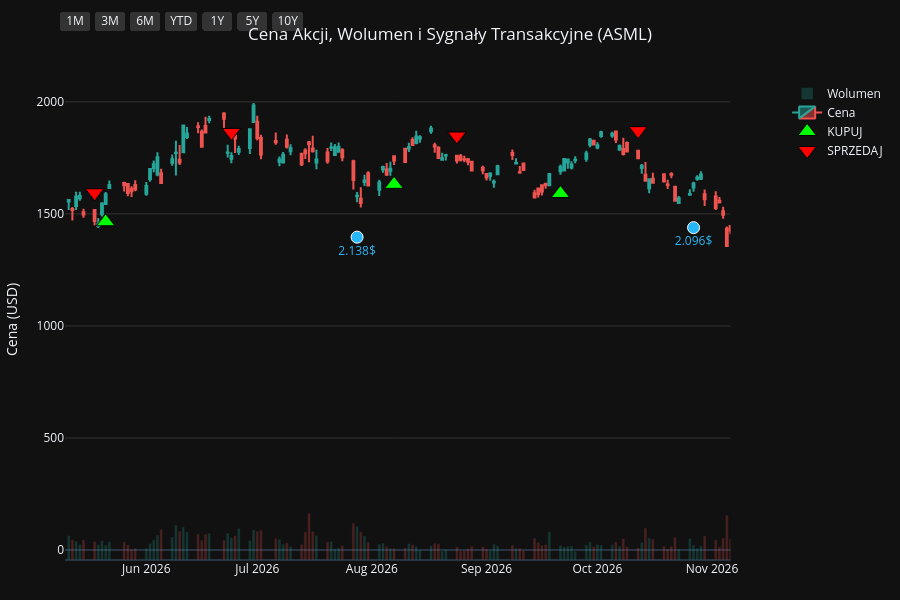
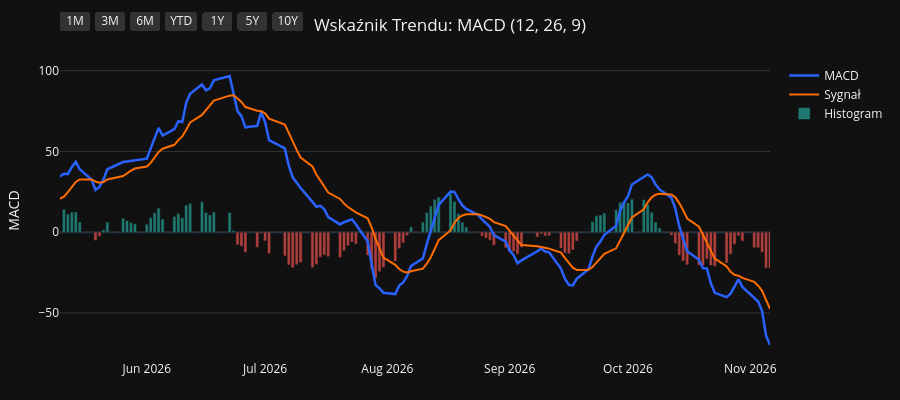
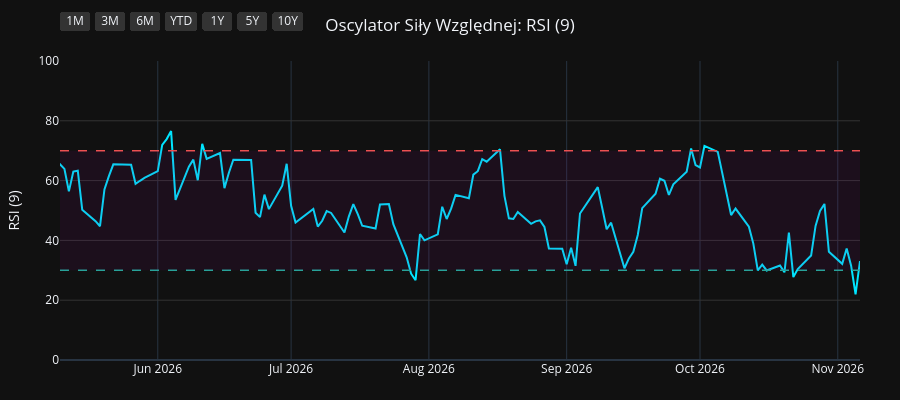
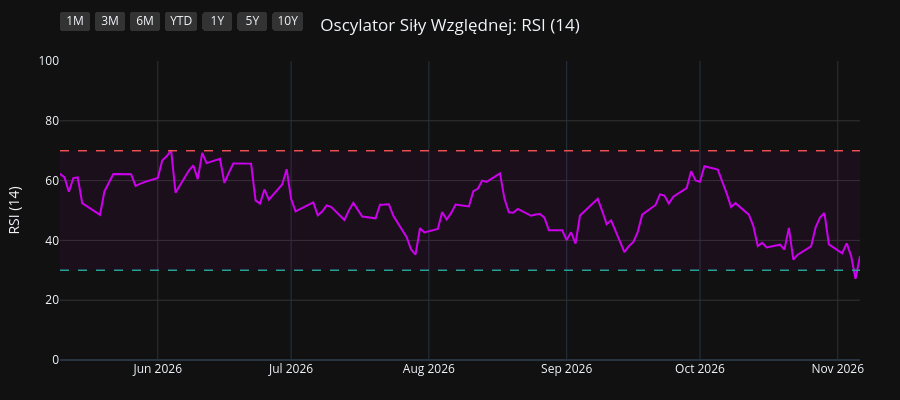

Notebook code for these charts, in order:
### Code cell
import os
import yfinance as yf
import pandas as pd
import pandas_ta as ta
import plotly.graph_objects as go
from plotly.subplots import make_subplots

# 1. Pobranie i przygotowanie danych
symbol = os.environ.get("STOCK_TICKER", "").strip().upper()
if not symbol:
    raise RuntimeError("Set STOCK_TICKER before running price_extractor.ipynb")
df = yf.Ticker(symbol).history(period="10y")
df.index = df.index.tz_localize(None)

# Wskaźniki i sygnały
df.ta.macd(fast=12, slow=26, signal=9, append=True)
df.ta.rsi(length=9, append=True)
df.ta.rsi(length=14, append=True)
df.ta.rsi(length=21, append=True)
df.dropna(inplace=True)

macd = df['MACD_12_26_9']
signal = df['MACDs_12_26_9']
wczorajszy_macd = macd.shift(1)
wczorajszy_signal = signal.shift(1)

df['Decyzja'] = 'BRAK'
df.loc[(macd > signal) & (wczorajszy_macd <= wczorajszy_signal), 'Decyzja'] = 'KUPUJ'
df.loc[(macd < signal) & (wczorajszy_macd >= wczorajszy_signal), 'Decyzja'] = 'SPRZEDAJ'

df_kupuj = df[df['Decyzja'] == 'KUPUJ']
df_sprzedaj = df[df['Decyzja'] == 'SPRZEDAJ']
df_dywidendy = df[df['Dividends'] > 0]
df_splity = df[df['Stock Splits'] > 0]

# Wspólna konfiguracja osi X
konfiguracja_osi_x = dict(
    type="date",
    showspikes=True, spikemode="across", spikesnap="cursor", spikedash="dot", spikecolor="#ffffff", spikethickness=1, hoverformat="%Y-%m-%d",
    rangeselector=dict(
        buttons=list([
            dict(count=1, label="1M", step="month", stepmode="backward"),
            dict(count=3, label="3M", step="month", stepmode="backward"),
            dict(count=6, label="6M", step="month", stepmode="backward"),
            dict(count=1, label="YTD", step="year", stepmode="todate"),
            dict(count=1, label="1Y", step="year", stepmode="backward"),
            dict(count=5, label="5Y", step="year", stepmode="backward"),
            dict(step="all", label="10Y")
        ]),
        bgcolor="#333333", activecolor="#2962ff", x=0, y=1.1
    )
)

# ==========================================
# WYKRES 1: CENA + WOLUMEN + SYGNAŁY
# ==========================================
fig1 = make_subplots(specs=[[{"secondary_y": True}]])

kolory_wolumenu = ['#26a69a' if row['Close'] >= row['Open'] else '#ef5350' for index, row in df.iterrows()]
fig1.add_trace(go.Bar(x=df.index, y=df['Volume'], marker_color=kolory_wolumenu, opacity=0.25, name='Wolumen'), secondary_y=True)
fig1.add_trace(go.Candlestick(x=df.index, open=df['Open'], high=df['High'], low=df['Low'], close=df['Close'], name='Cena', increasing_line_color='#26a69a', decreasing_line_color='#ef5350'), secondary_y=False)
fig1.add_trace(go.Scatter(x=df_kupuj.index, y=df_kupuj['Low'] * 0.95, customdata=df_kupuj[['Low', 'High']], mode='markers', marker=dict(symbol='triangle-up', size=16, color='#00ff00', line=dict(width=1, color='black')), name='KUPUJ', hovertemplate='KUPUJ<br>Najniższa: %{customdata[0]:.2f}<br>Najwyższa: %{customdata[1]:.2f}<extra></extra>'), secondary_y=False)
fig1.add_trace(go.Scatter(x=df_sprzedaj.index, y=df_sprzedaj['High'] * 1.05, customdata=df_sprzedaj[['Low', 'High']], mode='markers', marker=dict(symbol='triangle-down', size=16, color='#ff0000', line=dict(width=1, color='black')), name='SPRZEDAJ', hovertemplate='SPRZEDAJ<br>Najniższa: %{customdata[0]:.2f}<br>Najwyższa: %{customdata[1]:.2f}<extra></extra>'), secondary_y=False)

if not df_dywidendy.empty:
    fig1.add_trace(go.Scatter(x=df_dywidendy.index, y=df_dywidendy['Low'] * 0.90, mode='markers+text', marker=dict(symbol='circle', size=12, color='#29b6f6', line=dict(width=1, color='white')), text=df_dywidendy['Dividends'].apply(lambda x: f"{x}$"), textposition="bottom center", name='Dywidenda', showlegend=False, hovertemplate='Dywidenda: %{text}<extra></extra>', textfont=dict(color="#29b6f6")), secondary_y=False)
if not df_splity.empty:
                    fig1.add_trace(go.Scatter(x=df_splity.index, y=df_splity['High'], mode='markers+text', marker=dict(symbol='star', size=16, color='#ffee58', line=dict(width=1, color='black')), text=df_splity['Stock Splits'].apply(lambda x: f"{x:g}:1" if x >= 1 else f"1:{1 / x:g}"), textposition="top center", name='Split', hovertemplate='%{text}<extra></extra>', textfont=dict(color="#ffee58")), secondary_y=False)

fig1.update_layout(title=dict(text=f"Cena Akcji, Wolumen i Sygnały Transakcyjne ({symbol})", x=0.5, xanchor='center'), dragmode='pan', xaxis_rangeslider_visible=False, template='plotly_dark', height=600, hovermode='x unified', margin=dict(l=60, r=40, t=60, b=40))
fig1.update_xaxes(**konfiguracja_osi_x)
fig1.update_xaxes(range=[df.index.max() - pd.Timedelta(days=180), df.index.max()])
fig1.update_yaxes(title_text="Cena (USD)", secondary_y=False, gridcolor='#333333')
fig1.update_yaxes(range=[0, df['Volume'].max() * 4], showgrid=False, showticklabels=False, secondary_y=True)
fig1.show(config={'scrollZoom': True})

# ==========================================
# WYKRES 2: WSKAŹNIK MACD
# ==========================================
fig2 = go.Figure()
fig2.add_trace(go.Scatter(x=df.index, y=df['MACD_12_26_9'], line=dict(color='#2962ff', width=2.5), name='MACD'))
fig2.add_trace(go.Scatter(x=df.index, y=df['MACDs_12_26_9'], line=dict(color='#ff6d00', width=2), name='Sygnał'))
kolory_macd = ['#26a69a' if val >= 0 else '#ef5350' for val in df['MACDh_12_26_9']]
fig2.add_trace(go.Bar(x=df.index, y=df['MACDh_12_26_9'], marker_color=kolory_macd, name='Histogram', opacity=0.7))
fig2.update_layout(title=dict(text="Wskaźnik Trendu: MACD (12, 26, 9)", x=0.5, xanchor='center'), dragmode='pan', xaxis_rangeslider_visible=False, template='plotly_dark', height=400, hovermode='x unified', margin=dict(l=60, r=40, t=60, b=40))
fig2.update_xaxes(**konfiguracja_osi_x)
fig2.update_xaxes(range=[df.index.max() - pd.Timedelta(days=180), df.index.max()])
fig2.update_yaxes(title_text="MACD", gridcolor='#333333')
fig2.show(config={'scrollZoom': True})

# ==========================================
# WYKRES 3: OSCYLATOR RSI (9)
# ==========================================
fig3 = go.Figure()
fig3.add_trace(go.Scatter(x=df.index, y=df['RSI_9'], line=dict(color='#00e5ff', width=2), name='RSI (9)'))
fig3.add_hline(y=70, line_dash="dash", line_color="#ef5350", line_width=1.5)
fig3.add_hline(y=30, line_dash="dash", line_color="#26a69a", line_width=1.5)
fig3.add_hrect(y0=30, y1=70, line_width=0, fillcolor="purple", opacity=0.1)
fig3.update_layout(title=dict(text="Oscylator Siły Względnej: RSI (9)", x=0.5, xanchor='center'), dragmode='pan', xaxis_rangeslider_visible=False, template='plotly_dark', height=400, hovermode='x unified', margin=dict(l=60, r=40, t=60, b=40))
fig3.update_xaxes(**konfiguracja_osi_x)
fig3.update_xaxes(range=[df.index.max() - pd.Timedelta(days=180), df.index.max()])
fig3.update_yaxes(title_text="RSI (9)", range=[0, 100], gridcolor='#333333')
fig3.show(config={'scrollZoom': True})

# ==========================================
# WYKRES 4: OSCYLATOR RSI (14)
# ==========================================
fig4 = go.Figure()
fig4.add_trace(go.Scatter(x=df.index, y=df['RSI_14'], line=dict(color='#d500f9', width=2), name='RSI (14)'))
fig4.add_hline(y=70, line_dash="dash", line_color="#ef5350", line_width=1.5)
fig4.add_hline(y=30, line_dash="dash", line_color="#26a69a", line_width=1.5)
fig4.add_hrect(y0=30, y1=70, line_width=0, fillcolor="purple", opacity=0.1)
fig4.update_layout(title=dict(text="Oscylator Siły Względnej: RSI (14)", x=0.5, xanchor='center'), dragmode='pan', xaxis_rangeslider_visible=False, template='plotly_dark', height=400, hovermode='x unified', margin=dict(l=60, r=40, t=60, b=40))
fig4.update_xaxes(**konfiguracja_osi_x)
fig4.update_xaxes(range=[df.index.max() - pd.Timedelta(days=180), df.index.max()])
fig4.update_yaxes(title_text="RSI (14)", range=[0, 100], gridcolor='#333333')
fig4.show(config={'scrollZoom': True})

# ==========================================
# WYKRES 5: OSCYLATOR RSI (21)
# ==========================================
fig5 = go.Figure()
fig5.add_trace(go.Scatter(x=df.index, y=df['RSI_21'], line=dict(color='#64dd17', width=2), name='RSI (21)'))
fig5.add_hline(y=70, line_dash="dash", line_color="#ef5350", line_width=1.5)
fig5.add_hline(y=30, line_dash="dash", line_color="#26a69a", line_width=1.5)
fig5.add_hrect(y0=30, y1=70, line_width=0, fillcolor="purple", opacity=0.1)
fig5.update_layout(title=dict(text="Oscylator Siły Względnej: RSI (21)", x=0.5, xanchor='center'), dragmode='pan', xaxis_rangeslider_visible=False, template='plotly_dark', height=400, hovermode='x unified', margin=dict(l=60, r=40, t=60, b=40))
fig5.update_xaxes(**konfiguracja_osi_x)
fig5.update_xaxes(range=[df.index.max() - pd.Timedelta(days=180), df.index.max()])
fig5.update_yaxes(title_text="RSI (21)", range=[0, 100], gridcolor='#333333')
fig5.show(config={'scrollZoom': True})

### Figure 1 — Plotly figure (JSON) as saved in the notebook; plotly's stock layout.template omitted (floating-point values rounded to 4 significant figures; data arrays with more than 128 entries replaced by an {"elided": "..."} marker saying what was removed)
{"data": [{"marker": {"color": {"elided": "2481 str values"}}, "name": "Wolumen", "opacity": 0.25, "type": "bar", "x": {"elided": "2481 str values"}, "xaxis": "x", "y": {"elided": "2481 int values"}, "yaxis": "y2"}, {"close": {"elided": "2481 float values"}, "decreasing": {"line": {"color": "#ef5350"}}, "high": {"elided": "2481 float values"}, "increasing": {"line": {"color": "#26a69a"}}, "low": {"elided": "2481 float values"}, "name": "Cena", "open": {"elided": "2481 float values"}, "type": "candlestick", "x": {"elided": "2481 str values"}, "xaxis": "x", "yaxis": "y"}, {"customdata": {"elided": "98x2 float values"}, "hovertemplate": "KUPUJ<br>Najniższa: %{customdata[0]:.2f}<br>Najwyższa: %{customdata[1]:.2f}<extra></extra>", "marker": {"color": "#00ff00", "line": {"color": "black", "width": 1}, "size": 16, "symbol": "triangle-up"}, "mode": "markers", "name": "KUPUJ", "type": "scatter", "x": ["2017-03-15T00:00:00", "2017-04-25T00:00:00", "2017-06-23T00:00:00", "2017-07-06T00:00:00", "2017-09-07T00:00:00", "2017-09-28T00:00:00", "2017-10-12T00:00:00", "2017-10-24T00:00:00", "2017-11-01T00:00:00", "2017-11-24T00:00:00", "2017-12-19T00:00:00", "2018-02-23T00:00:00", "2018-03-05T00:00:00", "2018-04-12T00:00:00", "2018-05-07T00:00:00", "2018-06-04T00:00:00", "2018-07-13T00:00:00", "2018-08-28T00:00:00", "2018-09-20T00:00:00", "2018-10-17T00:00:00", "2018-11-01T00:00:00", "2018-11-28T00:00:00", "2019-01-02T00:00:00", "2019-01-04T00:00:00", "2019-03-18T00:00:00", "2019-04-02T00:00:00", "2019-06-07T00:00:00", "2019-07-17T00:00:00", "2019-08-29T00:00:00", "2019-10-11T00:00:00", "2019-10-21T00:00:00", "2019-10-24T00:00:00", "2019-11-01T00:00:00", "2019-12-06T00:00:00", "2020-02-06T00:00:00", "2020-03-25T00:00:00", "2020-05-08T00:00:00", "2020-05-14T00:00:00", "2020-05-19T00:00:00", "2020-06-17T00:00:00", "2020-07-06T00:00:00", "2020-08-17T00:00:00", "2020-09-28T00:00:00", "2020-11-05T00:00:00", "2020-12-17T00:00:00", "2021-01-04T00:00:00", "2021-02-11T00:00:00", "2021-03-22T00:00:00", "2021-04-23T00:00:00", "2021-05-25T00:00:00", "2021-07-14T00:00:00", "2021-07-22T00:00:00", "2021-08-27T00:00:00", "2021-10-15T00:00:00", "2021-12-22T00:00:00", "2022-02-02T00:00:00", "2022-02-08T00:00:00", "2022-03-16T00:00:00", "2022-05-17T00:00:00", "2022-07-14T00:00:00", "2022-10-04T00:00:00", "2022-10-19T00:00:00", "2022-11-30T00:00:00", "2023-01-09T00:00:00", "2023-02-02T00:00:00", "2023-03-17T00:00:00", "2023-05-04T00:00:00", "2023-06-13T00:00:00", "2023-07-13T00:00:00", "2023-08-23T00:00:00", "2023-10-02T00:00:00", "2023-12-12T00:00:00", "2024-01-19T00:00:00", "2024-03-04T00:00:00", "2024-03-06T00:00:00", "2024-05-06T00:00:00", "2024-07-05T00:00:00", "2024-08-12T00:00:00", "2024-09-17T00:00:00", "2024-11-08T00:00:00", "2025-01-06T00:00:00", "2025-02-10T00:00:00", "2025-03-17T00:00:00", "2025-04-14T00:00:00", "2025-06-10T00:00:00", "2025-06-24T00:00:00", "2025-07-15T00:00:00", "2025-08-08T00:00:00", "2025-09-04T00:00:00", "2025-12-01T00:00:00", "2026-01-02T00:00:00", "2026-02-25T00:00:00", "2026-03-25T00:00:00", "2026-04-08T00:00:00", "2026-05-06T00:00:00", "2026-05-21T00:00:00", "2026-08-07T00:00:00", "2026-09-21T00:00:00"], "xaxis": "x", "y": [107.6, 115.7, 116.0, 113.5, 138.2, 146.7, 150.1, 154.7, 156.7, 161.8, 153.2, 169.0, 169.6, 179.0, 170.8, 178.1, 174.8, 180.4, 167.1, 161.4, 149.4, 147.7, 135.4, 132.1, 166.7, 169.3, 173.6, 191.7, 195.5, 229.6, 229.0, 232.2, 237.1, 249.2, 274.3, 225.4, 269.2, 254.7, 273.1, 324.0, 344.8, 338.3, 327.6, 355.1, 429.6, 442.9, 517.9, 508.9, 594.2, 604.0, 645.3, 655.5, 736.6, 702.3, 703.3, 611.8, 576.8, 560.1, 501.5, 397.1, 417.5, 375.9, 530.0, 563.0, 629.3, 577.1, 581.6, 668.4, 683.5, 616.8, 533.4, 660.0, 691.0, 918.1, 912.2, 842.9, 996.0, 795.8, 743.3, 619.0, 701.1, 688.3, 672.2, 621.1, 730.0, 739.1, 765.5, 669.6, 693.2, 995.6, 1070.0, 1434.0, 1292.0, 1309.0, 1417.0, 1465.0, 1632.0, 1591.0], "yaxis": "y"}, {"customdata": {"elided": "99x2 float values"}, "hovertemplate": "SPRZEDAJ<br>Najniższa: %{customdata[0]:.2f}<br>Najwyższa: %{customdata[1]:.2f}<extra></extra>", "marker": {"color": "#ff0000", "line": {"color": "black", "width": 1}, "size": 16, "symbol": "triangle-down"}, "mode": "markers", "name": "SPRZEDAJ", "type": "scatter", "x": ["2017-01-31T00:00:00", "2017-04-06T00:00:00", "2017-05-17T00:00:00", "2017-07-03T00:00:00", "2017-08-03T00:00:00", "2017-09-25T00:00:00", "2017-10-06T00:00:00", "2017-10-18T00:00:00", "2017-10-25T00:00:00", "2017-11-08T00:00:00", "2017-11-28T00:00:00", "2018-02-02T00:00:00", "2018-03-02T00:00:00", "2018-03-22T00:00:00", "2018-04-19T00:00:00", "2018-05-29T00:00:00", "2018-06-20T00:00:00", "2018-08-06T00:00:00", "2018-09-05T00:00:00", "2018-10-09T00:00:00", "2018-10-19T00:00:00", "2018-11-19T00:00:00", "2018-12-07T00:00:00", "2019-01-03T00:00:00", "2019-02-20T00:00:00", "2019-03-26T00:00:00", "2019-05-02T00:00:00", "2019-07-12T00:00:00", "2019-08-01T00:00:00", "2019-09-25T00:00:00", "2019-10-18T00:00:00", "2019-10-22T00:00:00", "2019-10-31T00:00:00", "2019-11-08T00:00:00", "2020-01-06T00:00:00", "2020-02-24T00:00:00", "2020-05-01T00:00:00", "2020-05-13T00:00:00", "2020-05-15T00:00:00", "2020-06-11T00:00:00", "2020-06-24T00:00:00", "2020-07-15T00:00:00", "2020-09-04T00:00:00", "2020-10-21T00:00:00", "2020-12-11T00:00:00", "2020-12-21T00:00:00", "2021-01-27T00:00:00", "2021-02-22T00:00:00", "2021-04-19T00:00:00", "2021-04-30T00:00:00", "2021-06-18T00:00:00", "2021-07-16T00:00:00", "2021-08-13T00:00:00", "2021-09-17T00:00:00", "2021-11-22T00:00:00", "2022-01-05T00:00:00", "2022-02-03T00:00:00", "2022-03-04T00:00:00", "2022-04-05T00:00:00", "2022-06-10T00:00:00", "2022-08-15T00:00:00", "2022-10-11T00:00:00", "2022-11-29T00:00:00", "2022-12-02T00:00:00", "2023-01-31T00:00:00", "2023-02-06T00:00:00", "2023-04-12T00:00:00", "2023-06-09T00:00:00", "2023-06-16T00:00:00", "2023-07-20T00:00:00", "2023-09-08T00:00:00", "2023-11-30T00:00:00", "2023-12-29T00:00:00", "2024-02-15T00:00:00", "2024-03-05T00:00:00", "2024-03-11T00:00:00", "2024-06-24T00:00:00", "2024-07-15T00:00:00", "2024-09-03T00:00:00", "2024-10-15T00:00:00", "2024-12-30T00:00:00", "2025-01-27T00:00:00", "2025-02-21T00:00:00", "2025-03-27T00:00:00", "2025-05-28T00:00:00", "2025-06-17T00:00:00", "2025-07-02T00:00:00", "2025-07-16T00:00:00", "2025-09-03T00:00:00", "2025-10-09T00:00:00", "2025-12-16T00:00:00", "2026-02-03T00:00:00", "2026-02-26T00:00:00", "2026-03-26T00:00:00", "2026-04-27T00:00:00", "2026-05-18T00:00:00", "2026-06-24T00:00:00", "2026-08-24T00:00:00", "2026-10-12T00:00:00"], "xaxis": "x", "y": [116.5, 125.3, 131.1, 126.7, 147.4, 159.3, 164.9, 169.7, 172.6, 176.3, 178.5, 192.4, 187.0, 204.5, 196.4, 193.2, 201.0, 208.0, 192.8, 179.0, 173.4, 164.0, 161.4, 148.1, 179.3, 182.9, 204.3, 205.8, 226.4, 244.2, 251.3, 256.2, 261.2, 265.2, 292.4, 291.9, 282.1, 299.6, 294.4, 342.7, 365.3, 385.3, 368.7, 386.8, 456.0, 471.1, 538.2, 588.7, 637.7, 659.4, 687.5, 707.3, 790.0, 875.7, 862.3, 768.9, 666.7, 611.3, 677.2, 540.5, 584.8, 417.8, 596.0, 616.8, 671.0, 681.1, 683.8, 740.6, 748.3, 712.2, 647.5, 701.8, 779.7, 960.3, 1019.0, 1008.0, 1065.0, 1131.0, 920.7, 901.0, 726.5, 713.9, 772.5, 727.7, 786.0, 803.5, 831.8, 790.7, 769.1, 1029.0, 1136.0, 1509.0, 1582.0, 1421.0, 1527.0, 1594.0, 1864.0, 1848.0, 1872.0], "yaxis": "y"}, {"hovertemplate": "Dywidenda: %{text}<extra></extra>", "marker": {"color": "#29b6f6", "line": {"color": "white", "width": 1}, "size": 12, "symbol": "circle"}, "mode": "markers+text", "name": "Dywidenda", "showlegend": false, "text": ["1.307$", "1.718$", "2.386$", "1.17$", "1.458$", "1.396$", "1.87$", "2.084$", "3.898$", "1.396$", "1.34$", "1.472$", "1.858$", "1.593$", "1.53$", "1.556$", "1.873$", "1.643$", "1.641$", "1.57$", "2.091$", "1.847$", "1.864$", "1.883$", "3.177$", "2.138$", "2.096$"], "textfont": {"color": "#29b6f6"}, "textposition": "bottom center", "type": "scatter", "x": ["2017-04-28T00:00:00", "2018-04-27T00:00:00", "2019-04-26T00:00:00", "2019-11-04T00:00:00", "2020-04-24T00:00:00", "2020-11-02T00:00:00", "2021-05-03T00:00:00", "2021-11-02T00:00:00", "2022-05-03T00:00:00", "2022-08-04T00:00:00", "2022-11-03T00:00:00", "2023-02-06T00:00:00", "2023-05-01T00:00:00", "2023-08-01T00:00:00", "2023-11-01T00:00:00", "2024-02-05T00:00:00", "2024-04-26T00:00:00", "2024-07-29T00:00:00", "2024-10-29T00:00:00", "2025-02-11T00:00:00", "2025-04-28T00:00:00", "2025-07-29T00:00:00", "2025-10-29T00:00:00", "2026-02-10T00:00:00", "2026-04-27T00:00:00", "2026-07-28T00:00:00", "2026-10-27T00:00:00"], "xaxis": "x", "y": [108.8, 159.5, 171.4, 230.6, 243.6, 309.3, 555.4, 697.5, 487.4, 504.2, 380.5, 575.2, 554.6, 618.6, 524.6, 775.8, 804.3, 768.2, 623.5, 660.5, 588.8, 639.1, 952.5, 1264.0, 1271.0, 1396.0, 1439.0], "yaxis": "y"}], "layout": {"dragmode": "pan", "height": 600, "hovermode": "x unified", "margin": {"b": 40, "l": 60, "r": 40, "t": 60}, "title": {"text": "Cena Akcji, Wolumen i Sygnały Transakcyjne (ASML)", "x": 0.5, "xanchor": "center"}, "xaxis": {"anchor": "y", "domain": [0.0, 0.94], "hoverformat": "%Y-%m-%d", "range": ["2026-05-10T00:00:00", "2026-11-06T00:00:00"], "rangeselector": {"activecolor": "#2962ff", "bgcolor": "#333333", "buttons": [{"count": 1, "label": "1M", "step": "month", "stepmode": "backward"}, {"count": 3, "label": "3M", "step": "month", "stepmode": "backward"}, {"count": 6, "label": "6M", "step": "month", "stepmode": "backward"}, {"count": 1, "label": "YTD", "step": "year", "stepmode": "todate"}, {"count": 1, "label": "1Y", "step": "year", "stepmode": "backward"}, {"count": 5, "label": "5Y", "step": "year", "stepmode": "backward"}, {"label": "10Y", "step": "all"}], "x": 0, "y": 1.1}, "rangeslider": {"visible": false}, "showspikes": true, "spikecolor": "#ffffff", "spikedash": "dot", "spikemode": "across", "spikesnap": "cursor", "spikethickness": 1, "type": "date"}, "yaxis": {"anchor": "x", "domain": [0.0, 1.0], "gridcolor": "#333333", "title": {"text": "Cena (USD)"}}, "yaxis2": {"anchor": "x", "overlaying": "y", "range": [0, 43158400], "showgrid": false, "showticklabels": false, "side": "right"}}}

### Figure 2 — Plotly figure (JSON) as saved in the notebook; plotly's stock layout.template omitted (floating-point values rounded to 4 significant figures; data arrays with more than 128 entries replaced by an {"elided": "..."} marker saying what was removed)
{"data": [{"line": {"color": "#2962ff", "width": 2.5}, "name": "MACD", "type": "scatter", "x": {"elided": "2481 str values"}, "y": {"elided": "2481 float values"}}, {"line": {"color": "#ff6d00", "width": 2}, "name": "Sygnał", "type": "scatter", "x": {"elided": "2481 str values"}, "y": {"elided": "2481 float values"}}, {"marker": {"color": {"elided": "2481 str values"}}, "name": "Histogram", "opacity": 0.7, "type": "bar", "x": {"elided": "2481 str values"}, "y": {"elided": "2481 float values"}}], "layout": {"dragmode": "pan", "height": 400, "hovermode": "x unified", "margin": {"b": 40, "l": 60, "r": 40, "t": 60}, "title": {"text": "Wskaźnik Trendu: MACD (12, 26, 9)", "x": 0.5, "xanchor": "center"}, "xaxis": {"hoverformat": "%Y-%m-%d", "range": ["2026-05-10T00:00:00", "2026-11-06T00:00:00"], "rangeselector": {"activecolor": "#2962ff", "bgcolor": "#333333", "buttons": [{"count": 1, "label": "1M", "step": "month", "stepmode": "backward"}, {"count": 3, "label": "3M", "step": "month", "stepmode": "backward"}, {"count": 6, "label": "6M", "step": "month", "stepmode": "backward"}, {"count": 1, "label": "YTD", "step": "year", "stepmode": "todate"}, {"count": 1, "label": "1Y", "step": "year", "stepmode": "backward"}, {"count": 5, "label": "5Y", "step": "year", "stepmode": "backward"}, {"label": "10Y", "step": "all"}], "x": 0, "y": 1.1}, "rangeslider": {"visible": false}, "showspikes": true, "spikecolor": "#ffffff", "spikedash": "dot", "spikemode": "across", "spikesnap": "cursor", "spikethickness": 1, "type": "date"}, "yaxis": {"gridcolor": "#333333", "title": {"text": "MACD"}}}}

### Figure 3 — Plotly figure (JSON) as saved in the notebook; plotly's stock layout.template omitted (floating-point values rounded to 4 significant figures; data arrays with more than 128 entries replaced by an {"elided": "..."} marker saying what was removed)
{"data": [{"line": {"color": "#00e5ff", "width": 2}, "name": "RSI (9)", "type": "scatter", "x": {"elided": "2481 str values"}, "y": {"elided": "2481 float values"}}], "layout": {"dragmode": "pan", "height": 400, "hovermode": "x unified", "margin": {"b": 40, "l": 60, "r": 40, "t": 60}, "shapes": [{"line": {"color": "#ef5350", "dash": "dash", "width": 1.5}, "type": "line", "x0": 0, "x1": 1, "xref": "x domain", "y0": 70, "y1": 70, "yref": "y"}, {"line": {"color": "#26a69a", "dash": "dash", "width": 1.5}, "type": "line", "x0": 0, "x1": 1, "xref": "x domain", "y0": 30, "y1": 30, "yref": "y"}, {"fillcolor": "purple", "line": {"width": 0}, "opacity": 0.1, "type": "rect", "x0": 0, "x1": 1, "xref": "x domain", "y0": 30, "y1": 70, "yref": "y"}], "title": {"text": "Oscylator Siły Względnej: RSI (9)", "x": 0.5, "xanchor": "center"}, "xaxis": {"hoverformat": "%Y-%m-%d", "range": ["2026-05-10T00:00:00", "2026-11-06T00:00:00"], "rangeselector": {"activecolor": "#2962ff", "bgcolor": "#333333", "buttons": [{"count": 1, "label": "1M", "step": "month", "stepmode": "backward"}, {"count": 3, "label": "3M", "step": "month", "stepmode": "backward"}, {"count": 6, "label": "6M", "step": "month", "stepmode": "backward"}, {"count": 1, "label": "YTD", "step": "year", "stepmode": "todate"}, {"count": 1, "label": "1Y", "step": "year", "stepmode": "backward"}, {"count": 5, "label": "5Y", "step": "year", "stepmode": "backward"}, {"label": "10Y", "step": "all"}], "x": 0, "y": 1.1}, "rangeslider": {"visible": false}, "showspikes": true, "spikecolor": "#ffffff", "spikedash": "dot", "spikemode": "across", "spikesnap": "cursor", "spikethickness": 1, "type": "date"}, "yaxis": {"gridcolor": "#333333", "range": [0, 100], "title": {"text": "RSI (9)"}}}}

### Figure 4 — Plotly figure (JSON) as saved in the notebook; plotly's stock layout.template omitted (floating-point values rounded to 4 significant figures; data arrays with more than 128 entries replaced by an {"elided": "..."} marker saying what was removed)
{"data": [{"line": {"color": "#d500f9", "width": 2}, "name": "RSI (14)", "type": "scatter", "x": {"elided": "2481 str values"}, "y": {"elided": "2481 float values"}}], "layout": {"dragmode": "pan", "height": 400, "hovermode": "x unified", "margin": {"b": 40, "l": 60, "r": 40, "t": 60}, "shapes": [{"line": {"color": "#ef5350", "dash": "dash", "width": 1.5}, "type": "line", "x0": 0, "x1": 1, "xref": "x domain", "y0": 70, "y1": 70, "yref": "y"}, {"line": {"color": "#26a69a", "dash": "dash", "width": 1.5}, "type": "line", "x0": 0, "x1": 1, "xref": "x domain", "y0": 30, "y1": 30, "yref": "y"}, {"fillcolor": "purple", "line": {"width": 0}, "opacity": 0.1, "type": "rect", "x0": 0, "x1": 1, "xref": "x domain", "y0": 30, "y1": 70, "yref": "y"}], "title": {"text": "Oscylator Siły Względnej: RSI (14)", "x": 0.5, "xanchor": "center"}, "xaxis": {"hoverformat": "%Y-%m-%d", "range": ["2026-05-10T00:00:00", "2026-11-06T00:00:00"], "rangeselector": {"activecolor": "#2962ff", "bgcolor": "#333333", "buttons": [{"count": 1, "label": "1M", "step": "month", "stepmode": "backward"}, {"count": 3, "label": "3M", "step": "month", "stepmode": "backward"}, {"count": 6, "label": "6M", "step": "month", "stepmode": "backward"}, {"count": 1, "label": "YTD", "step": "year", "stepmode": "todate"}, {"count": 1, "label": "1Y", "step": "year", "stepmode": "backward"}, {"count": 5, "label": "5Y", "step": "year", "stepmode": "backward"}, {"label": "10Y", "step": "all"}], "x": 0, "y": 1.1}, "rangeslider": {"visible": false}, "showspikes": true, "spikecolor": "#ffffff", "spikedash": "dot", "spikemode": "across", "spikesnap": "cursor", "spikethickness": 1, "type": "date"}, "yaxis": {"gridcolor": "#333333", "range": [0, 100], "title": {"text": "RSI (14)"}}}}
